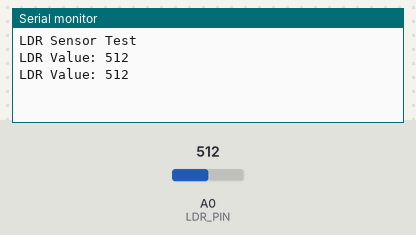
The sketch below on a simulated Arduino Uno, built with avr-gcc and run on an emulated ATmega328P. On the bench: the last lines printed to the serial monitor. Inputs (shaded band) come from the test bench; at power-on: A0 (LDR_PIN) = 512.

Above: at 2.2 s.
2.3 s: A0 (LDR_PIN) set to 716
At 3.6 s:
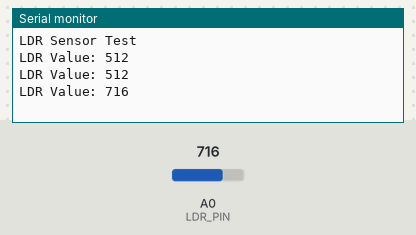
3.8 s: A0 (LDR_PIN) set to 900
At 4.5 s:
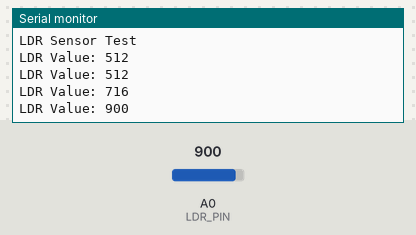
Timing chart, 0 to 6.8 s (numbered marks = the images above; inputs shaded):
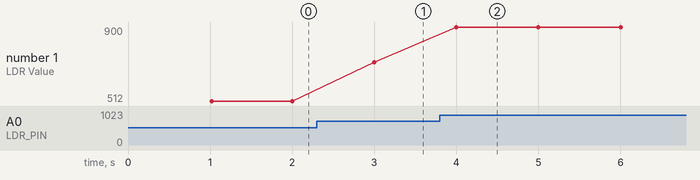

Measured:
- after the input at 2.3 s, the serial monitor: prints a new line after 0.70 s (image 1)
- after the input at 3.8 s, the serial monitor: prints a new line after 0.20 s (image 2)
- plotted number 1: 512 → 716 after the input at 2.3 s, 716 → 900 after the input at 3.8 s

The sketch:

ldr_brightness.ino
```cpp
// Pin for the LDR
const int LDR_PIN = A0; // Analog pin A0

void setup() {
  Serial.begin(9600); // Initialize serial communication
  delay(1000);          // Wait for the serial monitor to start
  Serial.println("LDR Sensor Test");
}

void loop() {
  // Read analog value from LDR
  int ldrValue = analogRead(LDR_PIN);

  // Print the value to the Serial Monitor
  Serial.print("LDR Value: ");
  Serial.println(ldrValue);

  // Add a delay for readability
  delay(1000);
}
```
